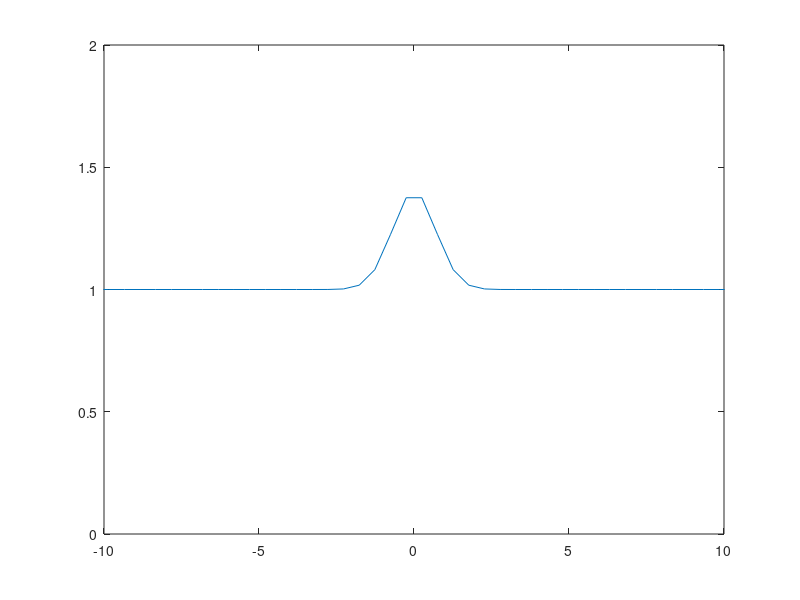

Write the MATLAB code that produced this figure. (Note: this script raises an error after producing the figure.)
function implicit_hyp_solver_q()
M = 100;
N = 1000;

h0 = @(x) 1+2/5*exp(-1/2*(x).^2/0.5);
G = @(q,h) q^2/h+1/2*9.81*h^2;
%% Initierer x,t,T,F
x = linspace(-25,25,M);
h = x(2)-x(1);
t = linspace(0,2,N);
k = t(2)-t(1);
H = zeros(N,M);
H(1,:) = h0(x);
H(:,1) = ones(N,1);
H(:,end) = ones(N,1);
Q = zeros(N,M);


T = @(q1,q2,h1,h2,p) eye(2)-p/2*[0,0;9.81*(h2-h1)-(q2^2/h2^2-q1^2/h1^2), 2*(q2/h1-q1/h1)];
F = @(q,h) [q;q^2/h+1/2*9.81*h^2];
n = 1;


%% The actual method
for n = 1:N-1
    for  m = 2:M-1
        Tu = T(Q(n,m),Q(n,m+1),H(n,m),H(n,m+1),k/h);
        C = F(Q(n,m+1),H(n,m+1))-F(Q(n,m),H(n,m));
        A = [H(n,m); Q(n,m)]-k/h*(Tu\C);
        H(n+1,m) = A(1);
        Q(n+1,m) = A(2);
    end
    
    H(n+1,M) = H(n+1,M-1);
    H(n+1,1) = H(n+1,2);
    Q(n+1,M) = Q(n+1,M-1);
    Q(n+1,1) = Q(n+1,2);
    
end
%close all
for i = 1:8:N
   plot(x,H(i,:));  % plot
   ylim([0,2]); 
   xlim([-10,10]); % guarantee consistent height
   F(i) = getframe;  % capture it
%   pause(0.01);
end
end

